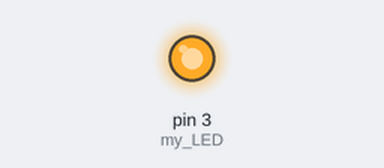
The sketch below on a simulated Arduino Uno, built with avr-gcc and run on an emulated ATmega328P. Shown: output pins drawn as LEDs (lit = HIGH).

Above: at 0.05 s.
Timing chart, 0 to 3.0 s (numbered marks = the images above):
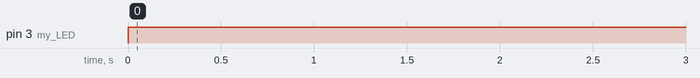

The sketch:

blinkie.ino
```cpp
// initializations
int my_LED = 3;
int DELAY = 1000; // this delay is in milliseconds

void setup() {
  // we specify that we want to send information to the LED
  pinMode(my_LED, OUTPUT);

}

// loops are commands that you tell your arduino to do over and over
// forever. This loop tells the LED to blink.
void loop() {
  digitalWrite(my_LED, HIGH);  // turn the LED on
  delay(DELAY); // keep the LED on for however many milliseconds
  digitalWrite(my_LED, LOW); // turn the LED off
}
```

Measured:
- by itself, pin 3 (my_LED): LOW → HIGH at 0.00 s
